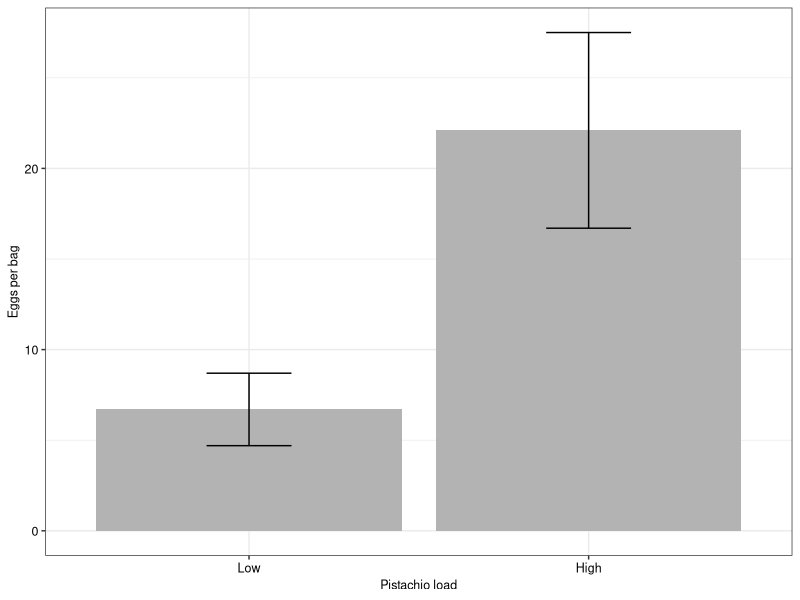
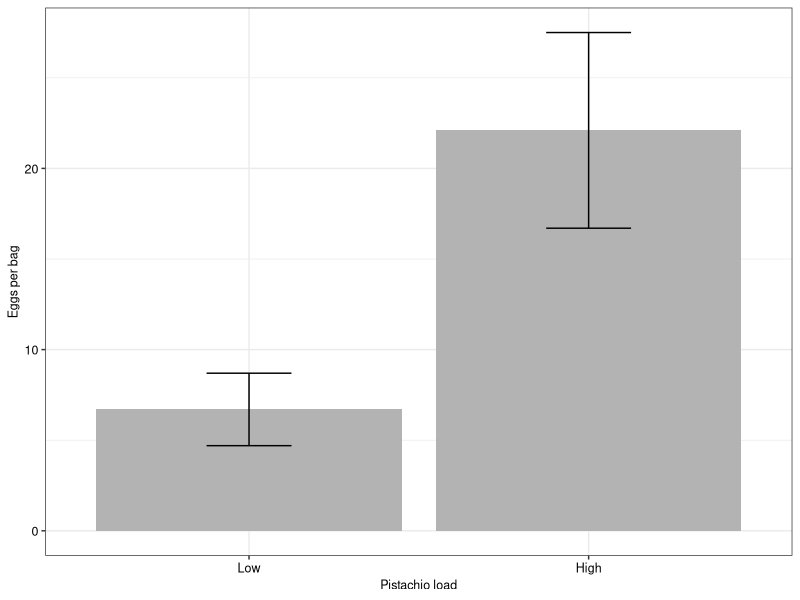

Here is the R script that generated these plots, in order:
#===========================================================================#
# ggplot2_template_vertical_bar_std_error_simple.R
#
# Scripting for creating of a vertical bar chart with standard errors. To-do:
# reverse order and incorporate geom_text() to demonstrate significance
# range indicators
#
#===========================================================================#


library(tidyverse)

# Reproducible example based on a Pistachio Board Navel Orangeworm 
# project from 2021
dataf <- data.frame(Load = c("Low","High"),
                    Eggs = c(6.7,22.1),
                    sem = c(2,5.4))

# Force order that these categorical variables are shown on the graph
dataf$Load <- factor(dataf$Load, levels = c("Low","High"))

# Basic plot set-up
p1 <- ggplot(dataf, aes(x = Load, y = Eggs)) +
  geom_col(fill = "grey70") + 
  # Use a fill color lighter than the default
  geom_errorbar(aes(ymin = Eggs - sem, ymax = Eggs + sem), width = 0.25, color = "black") +
  # Limit width of error bar whiskers and ensure their color
  
  # I usually prefer a white background to a gray background
  theme_bw() +
  
  # Set labels for  X and Y axis rather than use program-friendly variable names
  xlab("Pistachio load") +
  ylab("Eggs per bag") +
  
  # Set a variety of parameters to ensure descent final appearence
  theme(axis.text.x = element_text(color = "black", size = 9), #angle = 45, hjust = 1),
        axis.text.y = element_text(color = "black", size = 9),
        axis.title.x = element_text(color = "black", size = 9),
        axis.title.y = element_text(color = "black", size = 9),
        legend.title = element_text(color = "black", size = 14),
        legend.text = element_text(color = "black", size = 14))

p1

# ggsave--the final version is not determined until size and density are specified
ggsave(filename = "ggplot2_template_vertical_bar_std_error_simple.jpg", p1,
       path = "../Desktop", 
       # path is obviously specific to the user and computer
       # unless you are working on RStudio projects and/or w version control
       width = 2.83, height = 2.83, dpi = 300, units = "in", device='jpg')
